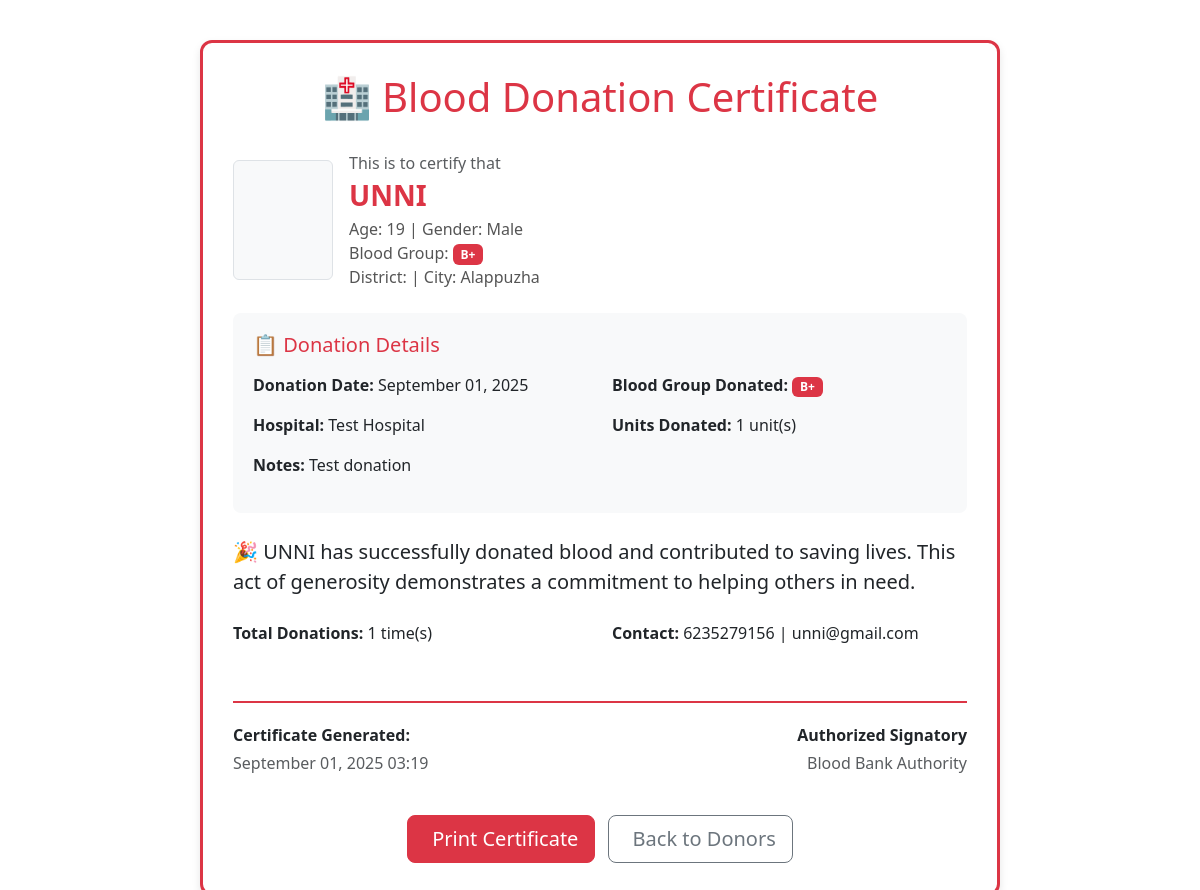
Screenshot of /donations/1/certificate/ with the database file from the repository.
### blood_app/models.py (models this page shows, shortened)
class BloodDonation(models.Model):
    donor = models.ForeignKey(User, on_delete=models.CASCADE)
    donation_date = models.DateField(default=timezone.now)
    hospital_name = models.CharField(max_length=100)
    blood_group = models.CharField(max_length=5, choices=User.BLOOD_GROUP_CHOICES)
    units_donated = models.PositiveIntegerField(default=1)
    notes = models.TextField(blank=True, null=True)
    created_at = models.DateTimeField(auto_now_add=True)
    class Meta:
        ordering = ['-donation_date']

class User(models.Model):
    GENDER_CHOICES = [
        ('Male', 'Male'),
        ('Female', 'Female'),
    ]
    BLOOD_GROUP_CHOICES = [
        ('A+', 'A+'), ('A-', 'A-'),
        ('B+', 'B+'), ('B-', 'B-'),
        ('O+', 'O+'), ('O-', 'O-'),
        ('AB+', 'AB+'), ('AB-', 'AB-'),
    ]
    DISTRICT_CHOICES = [
        ('Thiruvananthapuram', 'Thiruvananthapuram'),
        ('Kollam', 'Kollam'),
        ('Pathanamthitta', 'Pathanamthitta'),
        ('Alappuzha', 'Alappuzha'),
        ('Kottayam', 'Kottayam'),
        ('Idukki', 'Idukki'),
        ('Ernakulam', 'Ernakulam'),
        ('Thrissur', 'Thrissur'),
        ('Palakkad', 'Palakkad'),
        ('Malappuram', 'Malappuram'),
        ('Kozhikode', 'Kozhikode'),
        ('Wayanad', 'Wayanad'),
        ('Kannur', 'Kannur'),
        ('Kasaragod', 'Kasaragod'),
    ]
    TALUK_CHOICES = [
        ('Thiruvananthapuram', 'Thiruvananthapuram'),
        ('Nedumangadu', 'Nedumangadu'),
        ('Chirayinkeezhu', 'Chirayinkeezhu'),
        ('Kattakada', 'Kattakada'),
        ('Neyyattinkara', 'Neyyattinkara'),
        ('Varkala', 'Varkala'),
        ('Kollam', 'Kollam'),
        ('Kunnathur', 'Kunnathur'),
        ('Karunagappally', 'Karunagappally'),
        ('Kottarakkara', 'Kottarakkara'),
        ('Pathanapuram', 'Pathanapuram'),
        ('Punalur', 'Punalur'),
        ('Adoor', 'Adoor'),
        ('Konni', 'Konni'),
        ('Kozhencherry', 'Kozhencherry'),
        ('Ranni', 'Ranni'),
        ('Thiruvalla', 'Thiruvalla'),
        ('Mallappally', 'Mallappally'),
        ('Cherthala', 'Cherthala'),
        ('Ambalappuzha', 'Ambalappuzha'),
        ('Kuttanad', 'Kuttanad'),
        ('Karthikappally', 'Karthikappally'),
        ('Chengannur', 'Chengannur'),
        ('Mavelikkara', 'Mavelikkara'),
        ('Changanasserry', 'Changanasserry'),
        ('Kottayam', 'Kottayam'),
        ('Vaikom', 'Vaikom'),
        ('Meenachil', 'Meenachil (Palai)'),
        ('Kanjirappally', 'Kanjirappally'),
        ('Devikulam', 'Devikulam'),
        ('Peermade', 'Peermade'),
        ('Thodupuzha', 'Thodupuzha'),
        ('Udumbanchola', 'Udumbanchola'),
        ('Aluva', 'Aluva'),
        ('Kanayannur', 'Kanayannur (Eranakulam)'),
        ('Kochi', 'Kochi (Fort Kochi)'),
        ('Kothamangalam', 'Kothamangalam'),
        ('Kunnathunad', 'Kunnathunad (Perumbavoor)'),
        ('Muvattupuzha', 'Muvattupuzha'),
        ('North Paravur', 'North Paravur'),
        ('Thrissur', 'Thrissur'),
        ('Chavakkad', 'Chavakkad'),
        ('Kodungallur', 'Kodungallur'),
        ('Mukundapuram', 'Mukundapuram (Irinjalakuda)'),
        ('Kunnamkulam', 'Kunnamkulam'),
        ('Thalapilly', 'Thalapilly (Wadakkancheri)'),
        ('Palakkad', 'Palakkad'),
        ('Alathur', 'Alathur'),
        ('Chittur', 'Chittur'),
        ('Mannarkkad', 'Mannarkkad'),
        ('Pattambi', 'Pattambi'),
        ('Ottappalam', 'Ottappalam'),
        ('Attappady', 'Attappady (Agali)'),
        ('Perinthalmanna', 'Perinthalmanna'),
        ('Nilambur', 'Nilambur'),
        ('Eranad', 'Eranad (Manjeri)'),
        ('Kondotty', 'Kondotty'),
        ('Tirur', 'Tirur'),
        ('Tirurangadi', 'Tirurangadi'),
        ('Ponnani', 'Ponnani'),
        ('Kozhikode', 'Kozhikode'),
        ('Koyilandy', 'Koyilandy'),
        ('Vadakara', 'Vadakara'),
        ('Thamarassery', 'Thamarassery'),
        ('Mananthavady', 'Mananthavady'),
        ('Vythiri', 'Vythiri (Kalpetta)'),
        ('Sulthan Bathery', 'Sulthan Bathery'),
        ('Kannur', 'Kannur'),
        ('Thalassery', 'Thalassery'),
        ('Taliparamba', 'Taliparamba'),
        ('Iritty', 'Iritty'),
        ('Payyanur', 'Payyanur'),
        ('Kasaragod', 'Kasaragod'),
        ('Hosdurg', 'Hosdurg'),
    ]
    name = models.CharField(max_length=100)
    age = models.IntegerField()
    gender = models.CharField(max_length=10, choices=GENDER_CHOICES)
    email = models.EmailField(unique=True)
    phone = models.CharField(max_length=15)
    city = models.CharField(max_length=50)
    district = models.CharField(max_length=50, choices=DISTRICT_CHOICES, default='', blank=True)
    taluk = models.CharField(max_length=50, choices=TALUK_CHOICES, default='', blank=True)
    photo = models.FileField(upload_to='photos/', blank=True, null=True)
    blood_group = models.CharField(max_length=5, choices=BLOOD_GROUP_CHOICES)
    willing_to_donate = models.BooleanField(default=True)
    def get_donation_count(self):
        return self.blooddonation_set.count()

### blood_app/views.py (the view)
# urls.py: path('donations/<int:donation_id>/certificate/', views.donation_certificate, name='donation_certificate'),
def donation_certificate(request, donation_id):
    donation = get_object_or_404(BloodDonation, id=donation_id)
    return render(request, 'blood_app/blood_donation_certificate.html', {'donation': donation})

### blood_app/templates/blood_app/blood_donation_certificate.html (shortened to what this page needs)
<!doctype html>
<html>
  <head>
    <link href="https://cdn.jsdelivr.net/npm/bootstrap@5.3.3/dist/css/bootstrap.min.css" rel="stylesheet">
  </head>
  <body>
    <div class="certificate">
      <h1>🏥 Blood Donation Certificate</h1>
      <div class="d-flex align-items-center gap-3 mb-4">
        {% if donation.donor.photo %}
          <img src="{{ donation.donor.photo.url }}" alt="{{ donation.donor.name }}" class="rounded" style="width:100px;height:120px;object-fit:cover;border:2px solid #dc3545;">
        {% else %}
          <div class="bg-light border rounded d-flex align-items-center justify-content-center" style="width:100px;height:120px;">
          </div>
        {% endif %}
        <div>
          <p class="mb-1 text-muted">This is to certify that</p>
          <h3 class="mb-1 text-danger"><strong>{{ donation.donor.name }}</strong></h3>
          <p class="meta mb-0">Age: {{ donation.donor.age }} | Gender: {{ donation.donor.gender }}</p>
          <p class="meta mb-0">Blood Group: <span class="badge bg-danger">{{ donation.donor.blood_group }}</span></p>
          <p class="meta mb-0">District: {{ donation.donor.district }} | City: {{ donation.donor.city }}</p>
        </div>
      </div>
      <div class="donation-details">
        <h5 class="text-danger mb-3">📋 Donation Details</h5>
        <div class="row">
          <div class="col-md-6">
            <p><strong>Donation Date:</strong> {{ donation.donation_date|date:"F d, Y" }}</p>
            <p><strong>Hospital:</strong> {{ donation.hospital_name }}</p>
          </div>
          <div class="col-md-6">
            <p><strong>Blood Group Donated:</strong> <span class="badge bg-danger">{{ donation.blood_group }}</span></p>
            <p><strong>Units Donated:</strong> {{ donation.units_donated }} unit(s)</p>
          </div>
        </div>
        {% if donation.notes %}
          <p><strong>Notes:</strong> {{ donation.notes }}</p>
        {% endif %}
      </div>
      <div class="mt-4">
        <p class="lead">🎉 <strong>{{ donation.donor.name }}</strong> has successfully donated blood and contributed to saving lives. This act of generosity demonstrates a commitment to helping others in need.</p>
        <div class="row mt-4">
          <div class="col-md-6">
            <p><strong>Total Donations:</strong> {{ donation.donor.get_donation_count }} time(s)</p>
          </div>
          <div class="col-md-6">
            <p><strong>Contact:</strong> {{ donation.donor.phone }}{% if donation.donor.email %} | {{ donation.donor.email }}{% endif %}</p>
          </div>
        </div>
      </div>
      <div class="signature-section">
        <div class="row">
          <div class="col-md-6">
            <p class="mb-1"><strong>Certificate Generated:</strong></p>
            <p class="text-muted">{{ donation.created_at|date:"F d, Y H:i" }}</p>
          </div>
          <div class="col-md-6 text-end">
            <p class="mb-1"><strong>Authorized Signatory</strong></p>
            <p class="text-muted">Blood Bank Authority</p>
          </div>
        </div>
      </div>
      <div class="no-print mt-4 text-center">
        <button class="btn btn-danger btn-lg me-2" onclick="window.print()">
          Print Certificate
        </button>
        <a href="{% url 'donor_list' %}" class="btn btn-outline-secondary btn-lg">
          Back to Donors
        </a>
      </div>
    </div>
  </body>
  </html>

### blood_app/templates/blood_app/blood_donation_certificate.html (style rules this page uses)
.certificate { max-width: 800px; margin: 40px auto; padding: 30px; border: 3px solid #dc3545; border-radius: 12px; background: #fff; box-shadow: 0 4px 8px rgba(0,0,0,0.1); }
.certificate h1 { color: #dc3545; text-align: center; margin-bottom: 30px; }
.meta { color: #555; }
.donation-details { background: #f8f9fa; padding: 20px; border-radius: 8px; margin: 20px 0; }
.signature-section { margin-top: 40px; border-top: 2px solid #dc3545; padding-top: 20px; }

### rows the page displays
BloodDonation: donor.name "UNNI", donor.age "19", donor.gender "Male", donor.blood_group "B+", donor.city "Alappuzha", donation_date "September 01, 2025", hospital_name "Test Hospital", blood_group "B+", units_donated "1", notes "Test donation", donor.get_donation_count "1", donor.phone "6235279156", donor.email "unni@gmail.com", created_at "September 01, 2025 03:19"
